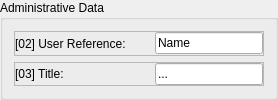
    <widget class="QGroupBox" name="gbAdminData">
     <property name="title">
      <string>Administrative Data</string>
     </property>
     <layout class="QVBoxLayout" name="verticalLayout_gbAdminData">
      <item>
       <widget class="QFrame" name="frame_IasMA_2">
        <property name="sizePolicy">
         <sizepolicy hsizetype="Minimum" vsizetype="Preferred">
          <horstretch>0</horstretch>
          <verstretch>0</verstretch>
         </sizepolicy>
        </property>
        <property name="frameShape">
         <enum>QFrame::StyledPanel</enum>
        </property>
        <property name="frameShadow">
         <enum>QFrame::Raised</enum>
        </property>
        <layout class="QHBoxLayout" name="horizontalLayout_12">
         <property name="spacing">
          <number>0</number>
         </property>
         <property name="margin">
          <number>0</number>
         </property>
         <item>
          <widget class="QLabel" name="label_4">
           <property name="minimumSize">
            <size>
             <width>140</width>
             <height>0</height>
            </size>
           </property>
           <property name="maximumSize">
            <size>
             <width>16777215</width>
             <height>16777215</height>
            </size>
           </property>
           <property name="font">
            <font>
             <family>Arial</family>
             <weight>50</weight>
             <bold>false</bold>
            </font>
           </property>
           <property name="text">
            <string>[02] User Reference:</string>
           </property>
          </widget>
         </item>
         <item>
          <widget class="QLineEdit" name="txtC02">
           <property name="sizePolicy">
            <sizepolicy hsizetype="MinimumExpanding" vsizetype="Fixed">
             <horstretch>0</horstretch>
             <verstretch>0</verstretch>
            </sizepolicy>
           </property>
           <property name="minimumSize">
            <size>
             <width>105</width>
             <height>0</height>
            </size>
           </property>
           <property name="maximumSize">
            <size>
             <width>16777215</width>
             <height>16777215</height>
            </size>
           </property>
           <property name="font">
            <font>
             <family>Arial</family>
             <weight>50</weight>
             <bold>false</bold>
            </font>
           </property>
           <property name="text">
            <string>Name</string>
           </property>
          </widget>
         </item>
        </layout>
       </widget>
      </item>
      <item>
       <widget class="QFrame" name="frame_IasMA_4">
        <property name="sizePolicy">
         <sizepolicy hsizetype="Minimum" vsizetype="Preferred">
          <horstretch>0</horstretch>
          <verstretch>0</verstretch>
         </sizepolicy>
        </property>
        <property name="frameShape">
         <enum>QFrame::StyledPanel</enum>
        </property>
        <property name="frameShadow">
         <enum>QFrame::Raised</enum>
        </property>
        <layout class="QHBoxLayout" name="horizontalLayout_13">
         <property name="spacing">
          <number>0</number>
         </property>
         <property name="margin">
          <number>0</number>
         </property>
         <item>
          <widget class="QLabel" name="label_6">
           <property name="minimumSize">
            <size>
             <width>140</width>
             <height>0</height>
            </size>
           </property>
           <property name="maximumSize">
            <size>
             <width>16777215</width>
             <height>16777215</height>
            </size>
           </property>
           <property name="font">
            <font>
             <family>Arial</family>
             <weight>50</weight>
             <bold>false</bold>
            </font>
           </property>
           <property name="text">
            <string>[03] Title:</string>
           </property>
          </widget>
         </item>
         <item>
          <widget class="QLineEdit" name="txtC03">
           <property name="sizePolicy">
            <sizepolicy hsizetype="MinimumExpanding" vsizetype="Fixed">
             <horstretch>0</horstretch>
             <verstretch>0</verstretch>
            </sizepolicy>
           </property>
           <property name="minimumSize">
            <size>
             <width>105</width>
             <height>0</height>
            </size>
           </property>
           <property name="maximumSize">
            <size>
             <width>16777215</width>
             <height>16777215</height>
            </size>
           </property>
           <property name="font">
            <font>
             <family>Arial</family>
             <weight>50</weight>
             <bold>false</bold>
            </font>
           </property>
           <property name="text">
            <string>...</string>
           </property>
          </widget>
         </item>
        </layout>
       </widget>
      </item>
     </layout>
    </widget>
